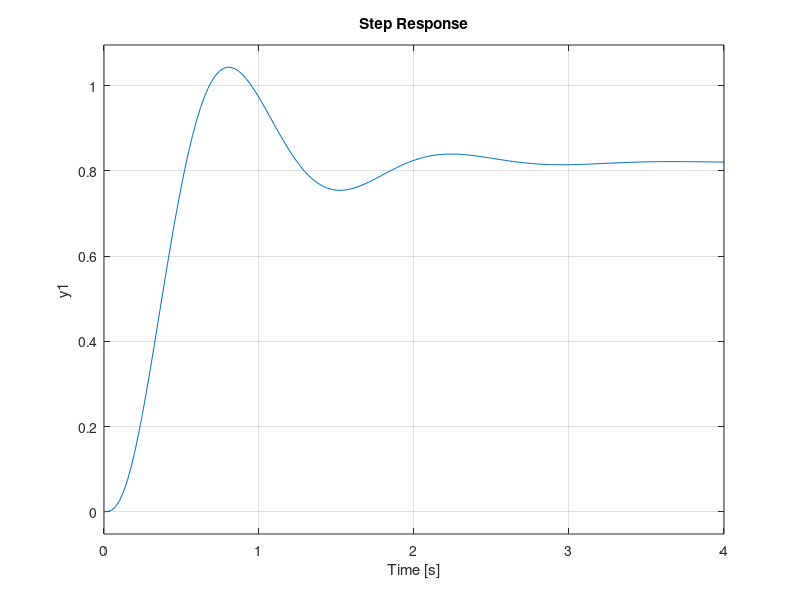

Here is the MATLAB script that generated this plot:
clear; clf; clc;
num = 1; den = poly([-1 -5 -10]);
G = tf(num, den)
pos = 15;
z = -log(pos/100)/sqrt(pi^2 + [-log(pos/100)]^2)
Pm = atan(2*z/(sqrt(-2*z^2+sqrt(1+4*z^4))))*(180/pi)
w = 0:0.01:1000;
[M,P] = bode(G, w);
Ph = -180+Pm
k = find(P<=Ph, 1)
M(k) 
K = 1/M(k)
T = feedback(K*G, 1)
step(T)
